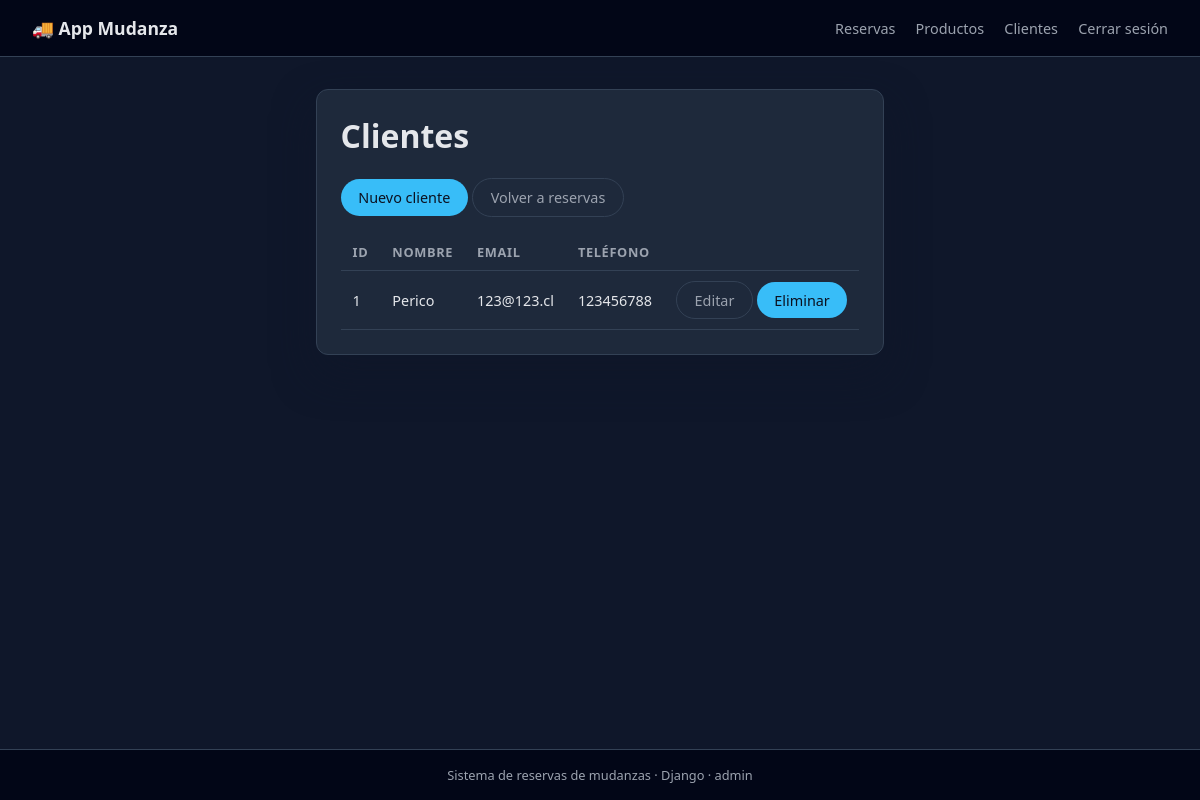
Page /reservas/clientes/ (signed in) on the earlier database version.
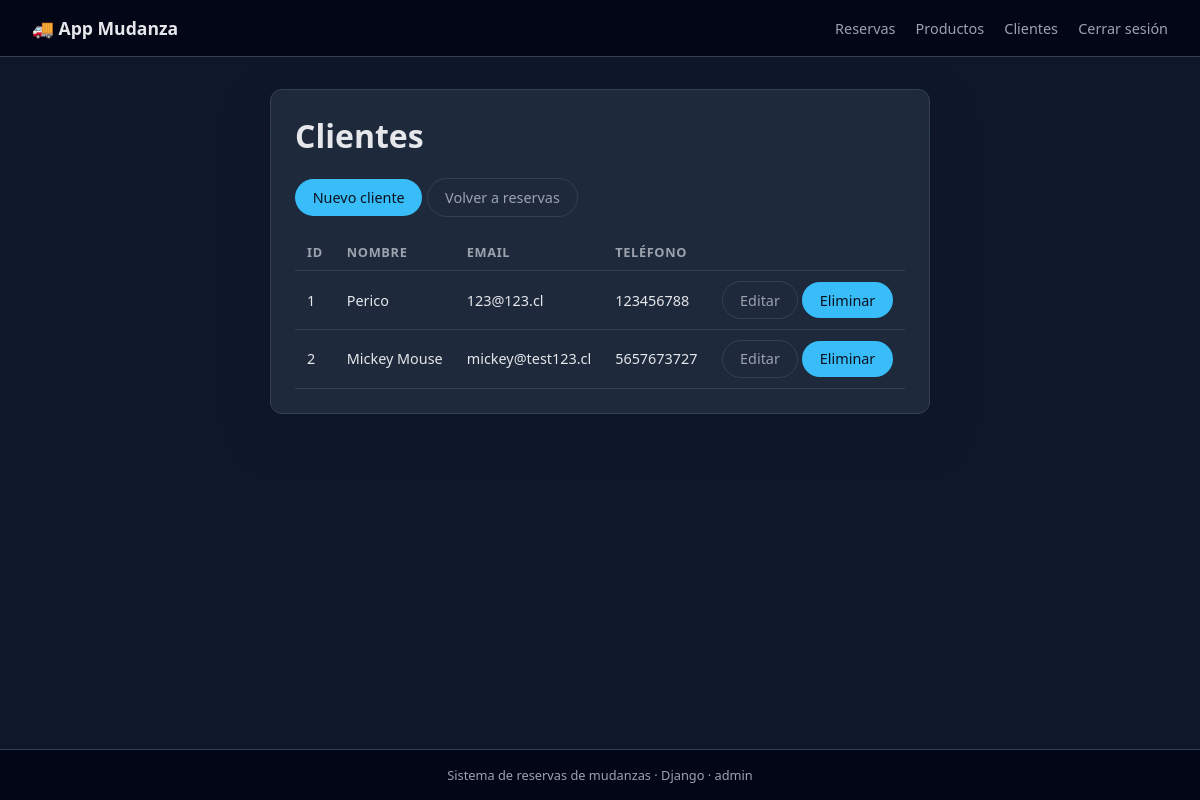
Same page on the later database version.
### reservas/models.py (models this page shows, shortened)
class Cliente(models.Model):
    nombre = models.CharField(max_length=100)
    email = models.EmailField(unique=True)
    telefono = models.CharField(max_length=20)

### reservas/views.py (the view)
# urls.py: path('clientes/', views.ClienteListaView.as_view(), name='cliente_lista'),
class ClienteListaView(LoginRequiredMixin, ListView):
    model = Cliente
    template_name = 'reservas/cliente_lista.html'
    context_object_name = 'clientes'

### reservas/templates/reservas/cliente_lista.html (shortened to what this page needs)
{% extends 'base.html' %}
{% block content %}
    <h1>Clientes</h1>
    <div class="mt-2">
        <a class="btn" href="{% url 'reservas:cliente_crear' %}">Nuevo cliente</a>
        <a class="btn btn-secondary" href="{% url 'reservas:lista_reservas' %}">Volver a reservas</a>
    </div>
    {% if clientes %}
        <table class="table mt-2">
            <thead>
                <tr>
                    <th>ID</th>
                    <th>Nombre</th>
                    <th>Email</th>
                    <th>Teléfono</th>
                    <th></th>
                </tr>
            </thead>
            <tbody>
            {% for c in clientes %}
                <tr>
                    <td>{{ c.id }}</td>
                    <td>{{ c.nombre }}</td>
                    <td>{{ c.email }}</td>
                    <td>{{ c.telefono }}</td>
                    <td>
                        <a class="btn btn-secondary" href="{% url 'reservas:cliente_editar' c.pk %}">Editar</a>
                        <a class="btn btn-danger" href="{% url 'reservas:cliente_eliminar' c.pk %}">Eliminar</a>
                    </td>
                </tr>
            {% endfor %}
            </tbody>
        </table>
    {% else %}
        <p class="mt-2">No hay clientes registrados.</p>
    {% endif %}
{% endblock %}

### templates/base.html (shortened to what this page needs)
{% load static %}
<!DOCTYPE html>
<html lang="es">
<head>
    <link rel="stylesheet" href="{% static 'css/estilos.css' %}">
</head>
<body>
<div class="layout">
    <header class="navbar">
        <div class="navbar-title">
            🚚 App Mudanza
        </div>
        <nav class="navbar-links">
            <a href="{% url 'reservas:lista_reservas' %}">Reservas</a>
            <a href="{% url 'reservas:producto_lista' %}">Productos</a>
            <a href="{% url 'reservas:cliente_lista' %}">Clientes</a>
            {% if user.is_authenticated %}
                <a href="{% url 'logout' %}">Cerrar sesión</a>
            {% else %}
                <a href="{% url 'login' %}">Iniciar sesión</a>
            {% endif %}
        </nav>
    </header>
    <main class="main-content">
        <div class="card">
            {% block content %}{% endblock %}
        </div>
    </main>
    <footer class="footer">
        Sistema de reservas de mudanzas · Django · {{ user.username|default:"Invitado" }}
    </footer>
</div>
</body>
</html>

### static/css/estilos.css (style rules this page uses)
:root { --bg: #0f172a; --bg-card: #1e293b; --accent: #38bdf8; --accent-soft: #0ea5e9; --text-main: #e5e7eb; --text-muted: #9ca3af; --danger: #ef4444; --success: #22c55e; --border-soft: #334155; }
* { box-sizing: border-box; }
body { margin: 0; font-family: system-ui, -apple-system, BlinkMacSystemFont, "Segoe UI", sans-serif; background-color: var(--bg); color: var(--text-main); }
a { color: var(--accent); text-decoration: none; }
.layout { min-height: 100vh; display: flex; flex-direction: column; }
.navbar { background: #020617; padding: 1rem 2rem; display: flex; justify-content: space-between; align-items: center; border-bottom: 1px solid var(--border-soft); }
.navbar-title { font-weight: 600; font-size: 1.1rem; }
.navbar-links a { margin-left: 1rem; font-size: 0.9rem; color: var(--text-muted); }
.main-content { max-width: 960px; margin: 2rem auto; padding: 0 1rem 2rem 1rem; flex: 1; }
.card { background: var(--bg-card); border-radius: 0.75rem; padding: 1.5rem; border: 1px solid var(--border-soft); box-shadow: 0 18px 40px rgba(15, 23, 42, 0.7); }
.card h1, .card h2 { margin-top: 0; }
.btn { display: inline-block; padding: 0.55rem 1.1rem; border-radius: 999px; border: none; cursor: pointer; font-size: 0.9rem; font-weight: 500; background: var(--accent); color: #0b1120; }
.btn-secondary { background: transparent; border: 1px solid var(--border-soft); color: var(--text-muted); }
.table { width: 100%; border-collapse: collapse; margin-top: 1rem; font-size: 0.9rem; }
.table th, .table td { padding: 0.6rem 0.75rem; text-align: left; border-bottom: 1px solid var(--border-soft); }
.table th { font-size: 0.8rem; text-transform: uppercase; letter-spacing: 0.05em; color: var(--text-muted); }
.mt-2 { margin-top: 1rem; }
.footer { text-align: center; padding: 1rem 0; font-size: 0.8rem; color: var(--text-muted); border-top: 1px solid var(--border-soft); background: #020617; }

Differences in the rows shown:
added Cliente: id "2", nombre "Mickey Mouse", email "mickey@test123.cl", telefono "5657673727"
